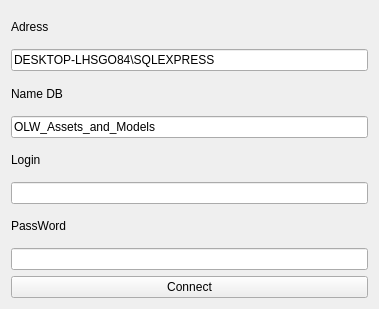
<?xml version="1.0" encoding="UTF-8"?>
<ui version="4.0">
 <class>Form_DB</class>
 <widget class="QWidget" name="Form_DB">
  <property name="geometry">
   <rect>
    <x>0</x>
    <y>0</y>
    <width>379</width>
    <height>309</height>
   </rect>
  </property>
  <property name="windowTitle">
   <string>Form</string>
  </property>
  <layout class="QVBoxLayout" name="verticalLayout">
   <item>
    <widget class="QLabel" name="label_4">
     <property name="text">
      <string>Adress</string>
     </property>
    </widget>
   </item>
   <item>
    <widget class="QLineEdit" name="lineEdit">
     <property name="text">
      <string>DESKTOP-LHSGO84\SQLEXPRESS</string>
     </property>
    </widget>
   </item>
   <item>
    <widget class="QLabel" name="label">
     <property name="text">
      <string>Name DB</string>
     </property>
    </widget>
   </item>
   <item>
    <widget class="QLineEdit" name="lineEdit_2">
     <property name="text">
      <string>OLW_Assets_and_Models</string>
     </property>
    </widget>
   </item>
   <item>
    <widget class="QLabel" name="label_3">
     <property name="text">
      <string>Login</string>
     </property>
    </widget>
   </item>
   <item>
    <widget class="QLineEdit" name="lineEdit_3"/>
   </item>
   <item>
    <widget class="QLabel" name="label_2">
     <property name="text">
      <string>PassWord</string>
     </property>
    </widget>
   </item>
   <item>
    <widget class="QLineEdit" name="lineEdit_4"/>
   </item>
   <item>
    <widget class="QPushButton" name="pushButton">
     <property name="text">
      <string>Connect</string>
     </property>
    </widget>
   </item>
  </layout>
 </widget>
 <resources/>
 <connections/>
</ui>
